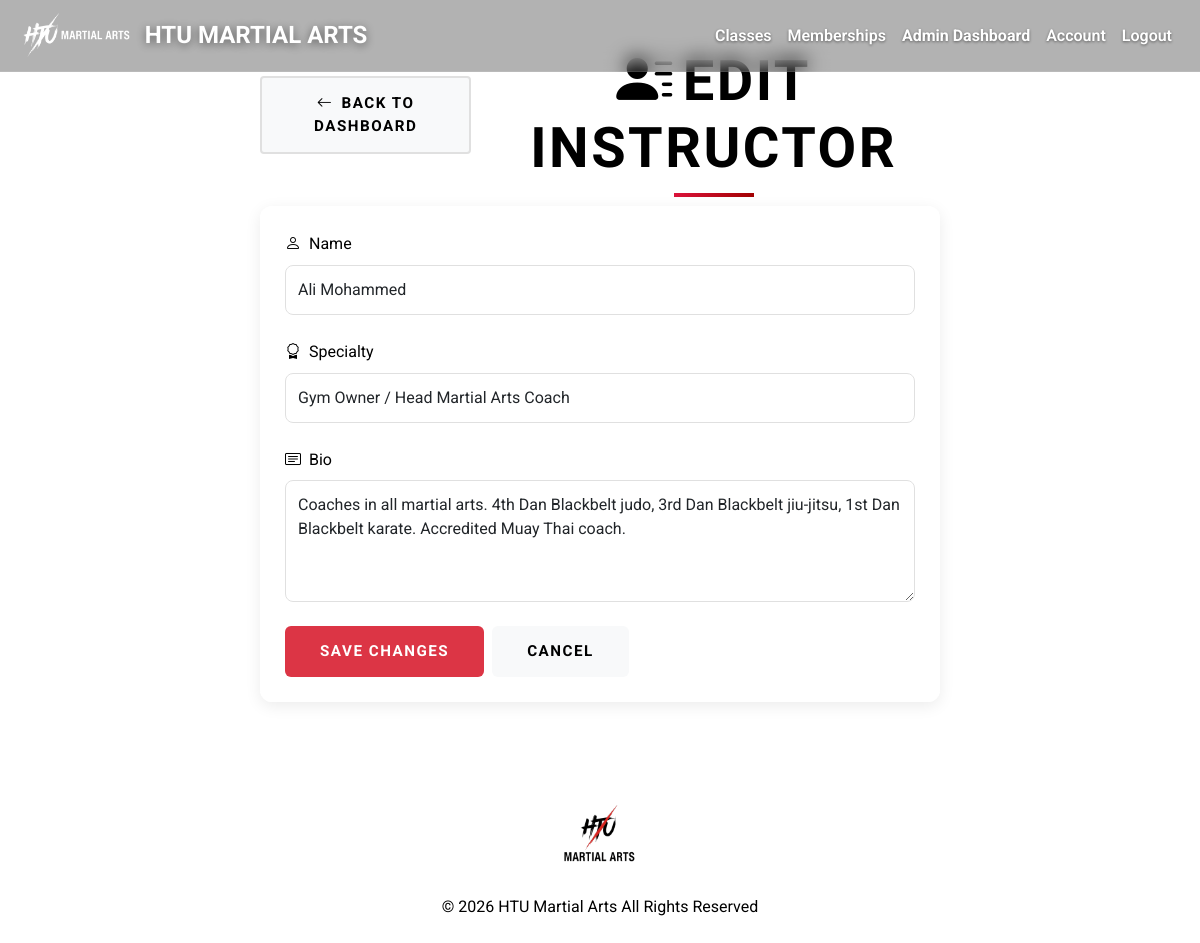
Screenshot of /instructors_manage.php?action=edit&id=1 (signed in) with the database file from the repository.
### tables this page shows
CREATE TABLE `instructors` (
  `id` int(11) NOT NULL,
  `name` varchar(100) NOT NULL,
  `specialty` varchar(100) DEFAULT NULL,
  `bio` text DEFAULT NULL,
  `image_url` varchar(255) DEFAULT NULL
);

### instructors_manage.php (the view, shortened to what this page needs)
<?php
include 'includes/db.php';
$action = $_GET['action'] ?? ($_POST['action'] ?? '');
switch ($action) {
    case 'edit':
        $id = isset($_GET['id']) ? intval($_GET['id']) : 0;
        $stmt = $conn->prepare('SELECT * FROM instructors WHERE id = ?');
        $stmt->bind_param('i', $id);
        $stmt->execute();
        $result = $stmt->get_result();
        $instructor = $result->fetch_assoc();
        include 'includes/header.php';
        ?>
        <div class="container mt-5" style="max-width: 720px;">
            <div class="d-flex align-items-center gap-3 mb-4">
                <a href="admin.php" class="btn btn-light btn-sm"><i class="bi bi-arrow-left me-2"></i>Back to Dashboard</a>
                <h2 class="section-title mb-0"><i class="bi bi-person-lines-fill me-2"></i>Edit Instructor</h2>
            </div>
            <form method="POST" class="glass-panel p-4">
                <div class="mb-4">
                    <label class="form-label mb-2"><i class="bi bi-person me-2"></i>Name</label>
                    <input type="text" name="name" class="form-control" value="<?php echo htmlspecialchars($instructor['name']); ?>" required>
                </div>
                <div class="mb-4">
                    <label class="form-label mb-2"><i class="bi bi-award me-2"></i>Specialty</label>
                    <input type="text" name="specialty" class="form-control" value="<?php echo htmlspecialchars($instructor['specialty']); ?>">
                </div>
                <div class="mb-4">
                    <label class="form-label mb-2"><i class="bi bi-card-text me-2"></i>Bio</label>
                    <textarea name="bio" class="form-control" rows="4"><?php echo htmlspecialchars($instructor['bio']); ?></textarea>
                </div>
                <div class="mt-4 d-flex gap-2">
                    <button type="submit" class="btn btn-danger">Save Changes</button>
                    <a href="admin.php" class="btn btn-secondary">Cancel</a>
                </div>
            </form>
        </div>
        <?php
        include 'includes/footer.php';
        exit();
}
?>

### css/sport-theme.css (style rules this page uses)
:root { --font-heading: 'Oswald', sans-serif; --font-nike: 'Montserrat', sans-serif; --font-body: 'Roboto', sans-serif; --font-mono: 'JetBrains Mono', monospace; --color-primary: #DC143C; --color-primary-dark: #a00000; --color-primary-light: #ff1744; --color-black: #000000; --color-dark: #000000; --color-dark-blue: #16213e; --color-white: #FFFFFF; --color-grey: #f5f5f58d; --color-grey-light: #f8f9fa; --color-grey-dark: #666666; --color-border: #e0e0e0; --color-deep-dark: #1a1a2e; --gradient-primary: linear-gradient(135deg, #DC143C 0%, #a00000 100%); --gradient-dark: linear-gradient(135deg, #1a1a2e 0%, #16213e 100%); --gradient-hero: linear-gradient(135deg, #1a1a2e 0%, #16213e 50%, #0f3460 100%); --shadow-sm: 0 2px 8px rgba(0, 0, 0, 0.08); --shadow-md: 0 4px 16px rgba(0, 0, 0, 0.12); --shadow-lg: 0 8px 32px rgba(0, 0, 0, 0.16); --shadow-xl: 0 12px 48px rgba(0, 0, 0, 0.24); --shadow-primary: 0 8px 24px rgba(220, 20, 60, 0.4); --spacing-xs: 8px; --spacing-sm: 16px; --spacing-md: 24px; --spacing-lg: 40px; --spacing-xl: 80px; --transition-fast: 0.2s ease; --transition-smooth: cubic-bezier(0.4, 0, 0.2, 1); --transition-bounce: cubic-bezier(0.68, -0.55, 0.265, 1.55); }
* { margin: 0; padding: 0; box-sizing: border-box; }
body { font-family: var(--font-body); color: var(--color-black); line-height: 1.6; overflow-x: hidden; background: var(--color-white); -webkit-font-smoothing: antialiased; -moz-osx-font-smoothing: grayscale; }
h1, h2, h3, h4, h5, h6 { font-family: var(--font-heading); font-weight: 700; text-transform: uppercase; letter-spacing: 2px; color: var(--color-dark); }
h2 { font-size: clamp(2rem, 5vw, 3.5rem); letter-spacing: 2.5px; }
html { scroll-behavior: smooth; }
.btn-secondary { background: var(--color-grey-light); color: var(--color-black); border: 2px solid var(--color-border); }
.container { max-width: 1200px; margin: 0 auto; padding: 0 20px; }
.section-title { font-size: clamp(2rem, 5vw, 3.5rem); text-align: center; margin-bottom: 60px; position: relative; display: inline-block; width: 100%; }
.section-title::after { content: ''; position: absolute; bottom: -15px; left: 50%; transform: translateX(-50%); width: 80px; height: 4px; background: var(--gradient-primary); }
.glass-panel { background: rgba(255, 255, 255, 0.95); backdrop-filter: blur(10px); -webkit-backdrop-filter: blur(10px); border-radius: 12px; box-shadow: 0 4px 16px rgba(0, 0, 0, 0.08); border: 1px solid rgba(255, 255, 255, 0.3); padding: 30px; }
.btn { display: inline-block; padding: 14px 35px; font-weight: 700; text-transform: uppercase; letter-spacing: 1.5px; border: none; cursor: pointer; transition: all 0.4s var(--transition-smooth); text-decoration: none; position: relative; overflow: hidden; font-size: 0.95rem; }
.btn-light { background: var(--color-grey-light); color: var(--color-black); border: 2px solid var(--color-border); }
.form-control, .form-select { border: 1px solid var(--color-border); padding: 12px; border-radius: 8px; }

### rows the page displays
instructors: name "Ali Mohammed", specialty "Gym Owner / Head Martial Arts Coach", bio "Coaches in all martial arts. 4th Dan Blackbelt judo, 3rd Dan Blackbelt jiu-jitsu, 1st Dan Blackbelt karate. Accredited Muay Thai coach."
